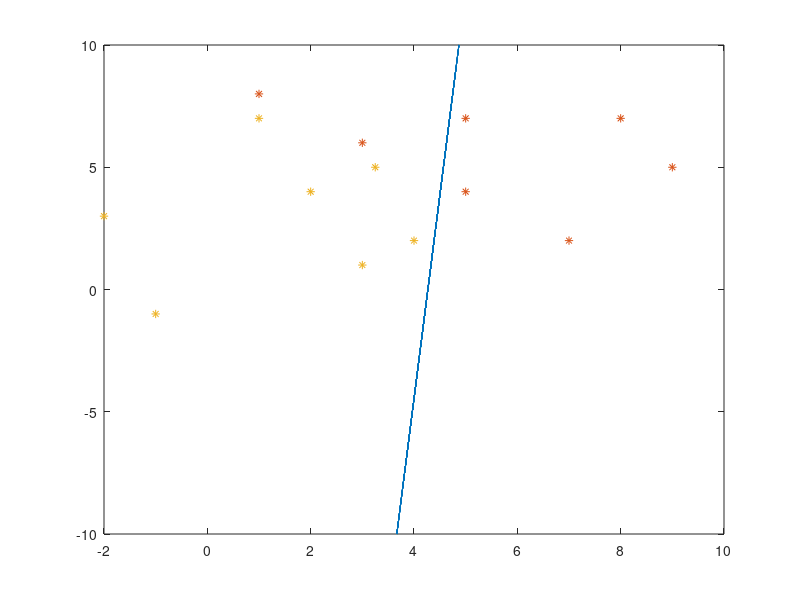

This chart was generated by the following MATLAB code:
%% Relaxation algorithm with margin
a = randi([-100 100],3,1);
w1 = [[2,7];[8,1];[7,5];[6,3];[7,8];[5,9];[4,5]];
w2 = [[4,2];[-1,-1];[1,3];[3,-2];[5,3.25];[2,4];[7,1]];
py = [ones(size(w1,1),1),w1];
ny = [-ones(size(w2,1),1),-w2];
y = [py;ny]';
k = 1;
n = size(y,2);
learningRate = 0.001;
b = 0.01;
theta = 0.0001;
it = 0;
while 1
    dist = a'*y - b;
    ind = find(dist<0);
    miscfd = y(:,ind);
    miscfd_dist = dist(ind);
    miscfd_norm = diag(miscfd'*miscfd)';
    miscfd_err = repmat(miscfd_dist ./ miscfd_norm,size(y,1),1);
    miscfd_err = miscfd_err .* miscfd;
    final_err = sum(miscfd_err')';
  
    if abs(sum(learningRate * final_err)) < theta
        break
    else 
        disp(abs(sum(learningRate * final_err)));
    end
    a = a - learningRate * final_err;
    it = it + 1;
end
disp(it);

for i=1:14
    if transpose(y(:,i))*a <= 0
        disp('Not Seperated');
        disp(i);
    end
end

x=randi([-10 10],100,1);
A=a(2);
B=a(3);
C=a(1);
Y=(A*x +C)/(-1*B+0.000001);

plot(Y,x)
hold on;
plot(w1(:,2),w1(:,1),'*',w2(:,2),w2(:,1),'*');